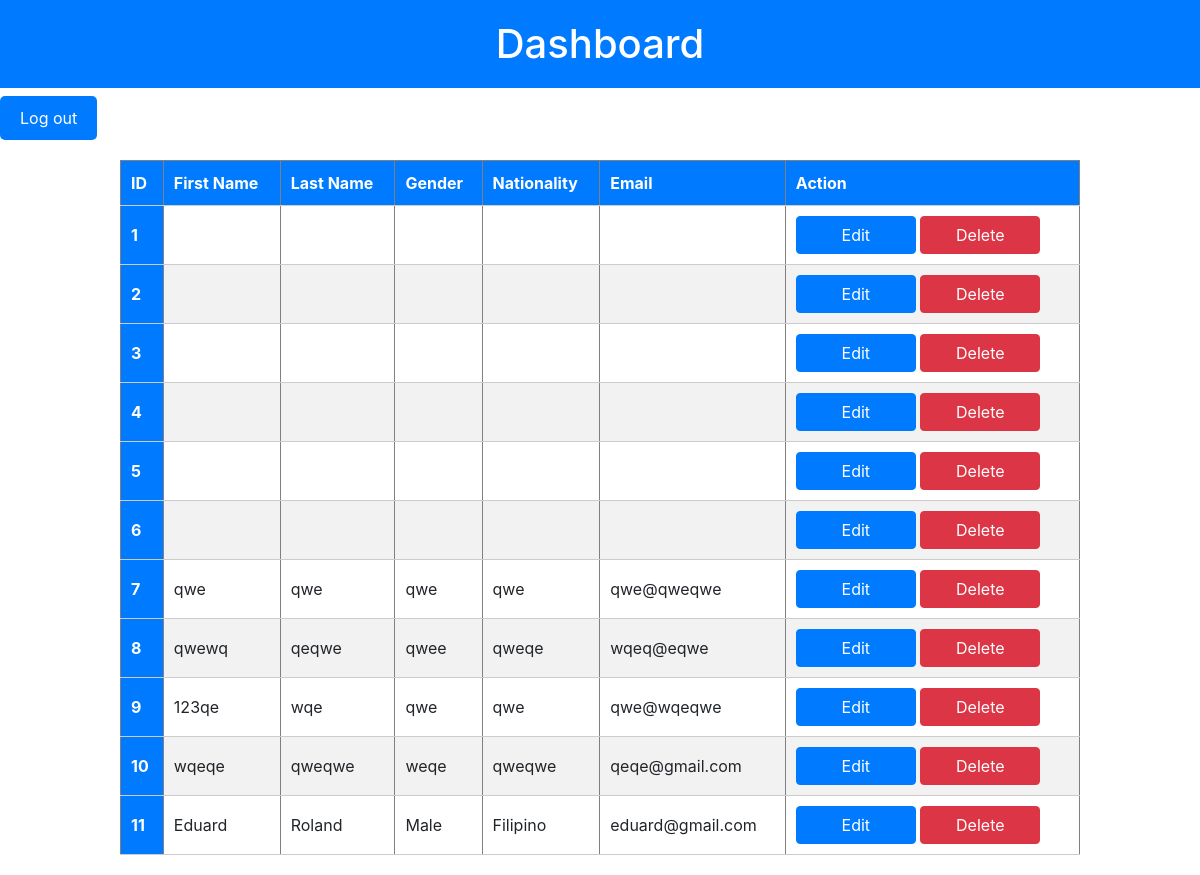
Screenshot of /Dashboard/dashboard.php (signed in) with the database file from the repository.
### tables this page shows
CREATE TABLE `registertable` (
  `user_id` int(30) NOT NULL,
  `first_name` varchar(255) NOT NULL,
  `last_name` varchar(255) NOT NULL,
  `gender` varchar(255) NOT NULL,
  `nationality` varchar(255) NOT NULL,
  `email` varchar(255) NOT NULL,
  `username` varchar(255) NOT NULL,
  `password` varchar(255) NOT NULL
);

### Dashboard/dashboard.php (the view, shortened to what this page needs)
<!DOCTYPE html>
<html lang="en">
<head>
    <?php
    include "../Connection/dbconn.php";
    ?>
    <link rel="stylesheet" href="Dashboard.css">
    <link rel="stylesheet" href="https://maxcdn.bootstrapcdn.com/bootstrap/4.5.2/css/bootstrap.min.css">
</head>
<body>
    <h1>Dashboard</h1>
    <a href="../index.php" class="styled-link"> Log out </a>
    <table border="1">
        <thead>
            <tr>
                <th>ID</th>
                <th>First Name</th>
                <th>Last Name</th>
                <th>Gender</th>
                <th>Nationality</th>
                <th>Email</th>
                <th>Action</th>
            </tr>
        </thead>
        <tbody id="listUsers">
                <?php
                $sql = "SELECT * FROM registertable";
                $select = mysqli_query($connection, $sql);
                if (mysqli_num_rows($select) != 0) {
                    $counter = 0;
                    while ($row = mysqli_fetch_array($select)) {
                        $counter++;
                        ?>
                        <tr>
                            <th scope="row">
                                <?php echo $counter; ?>
                            </th>
                            <td>
                                <?php echo $row['first_name']; ?>
                            </td>
                            <td>
                                <?php echo $row['last_name']; ?>
                            </td>
                            <td>
                                <?php echo $row['gender']; ?>
                            </td>
                            <td>
                                <?php echo $row['nationality']; ?>
                            </td>
                            <td>
                                <?php echo $row['email']; ?>
                            </td>
                            <td>
                                <button value="<?php echo $row['user_id']; ?>" class="btn btn-primary editBtn">Edit</button>
                                <button type="button" data-user-id="<?php echo $row['user_id']; ?>" class="btn btn-danger deleteBtn">Delete</button>
                            </td>
                        </tr>
                        <?php
                    }
                }
                ?>
            </tbody>
        </table>
</body>
</html>

### Dashboard/Dashboard.css (style rules this page uses)
body { font-family: Arial, sans-serif; background-color: #f4f4f4; margin: 0; padding: 0; }
h1 { text-align: center; padding: 20px; background-color: #007BFF; color: #fff; }
table { width: 80%; margin: 20px auto; border-collapse: collapse; background-color: #fff; }
th, td { padding: 10px; text-align: left; border-bottom: 1px solid #ccc; }
th { background-color: #007BFF; color: #fff; }
tr:nth-child(even) { background-color: #f2f2f2; }
button { margin-top: 10px; width: 120px; background-color: #ad6969; color: #080710; padding: 5px 10px; font-size: 14px; font-weight: bold; border-radius: 5px; cursor: pointer; }
.styled-link { display: inline-block; padding: 10px 20px; background-color: #007BFF; color: #fff; text-decoration: none; border-radius: 5px; transition: background-color 0.3s ease; }

### rows the page displays
registertable: first_name "qwe", last_name "qwe", gender "qwe", nationality "qwe", email "qwe@qweqwe", $row['user_id'] 8 (drawn)
registertable: first_name "qwewq", last_name "qeqwe", gender "qwee", nationality "qweqe", email "wqeq@eqwe", $row['user_id'] 55 (drawn)
registertable: first_name "123qe", last_name "wqe", gender "qwe", nationality "qwe", email "qwe@wqeqwe", $row['user_id'] 123 (drawn)
registertable: first_name "wqeqe", last_name "qweqwe", gender "weqe", nationality "qweqwe", email "qeqe@gmail.com", $row['user_id'] 323 (drawn)
registertable: first_name "Eduard", last_name "Roland", gender "Male", nationality "Filipino", email "eduard@gmail.com", $row['user_id'] 333 (drawn)
